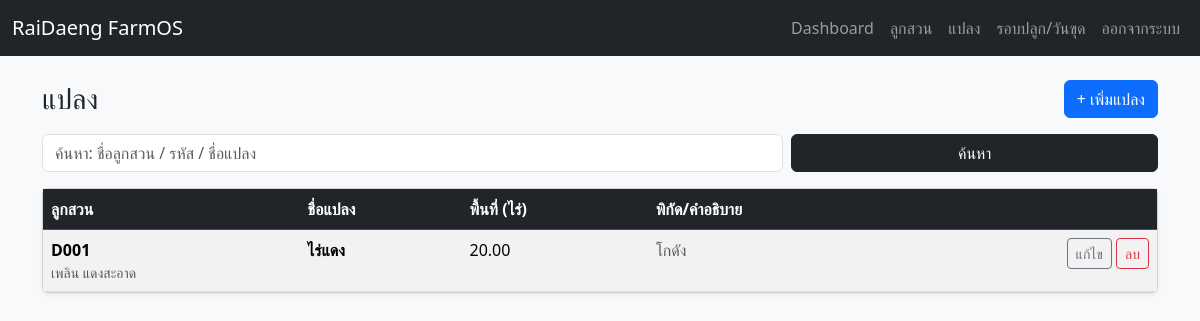
Screenshot of /plots (signed in) with the database file from the repository.
### app.py (models this page shows)
class Plot(SQLModel, table=True):
    id: Optional[int] = Field(default=None, primary_key=True)
    farmer_id: int = Field(foreign_key="farmer.id", index=True)
    plot_name: str = Field(index=True)
    area_rai: float = Field(default=0.0)
    location_hint: Optional[str] = Field(default="")  # free text / lat,lng later

class Farmer(SQLModel, table=True):
    id: Optional[int] = Field(default=None, primary_key=True)
    code: str = Field(index=True, unique=True)  # e.g., RD001
    name: str = Field(index=True)
    phone: str = Field(index=True)
    line_id: Optional[str] = Field(default="")
    province: Optional[str] = Field(default="")
    district: Optional[str] = Field(default="")
    address: Optional[str] = Field(default="")
    notes: Optional[str] = Field(default="")

### app.py (the view)
@app.get("/plots", response_class=HTMLResponse)
def plots_page(
    request: Request,
    q: str = "",
    user: User = Depends(require_user),
    session: Session = Depends(get_session),
):
    farmers = session.exec(select(Farmer)).all()
    farmer_map = {f.id: f for f in farmers}
    stmt = select(Plot)
    rows = session.exec(stmt.order_by(Plot.id.desc())).all()
    if q.strip():
        like = q.strip().lower()
        rows = [
            p for p in rows
            if like in (p.plot_name or "").lower()
            or like in (farmer_map.get(p.farmer_id).name or "").lower()
            or like in (farmer_map.get(p.farmer_id).code or "").lower()
        ]
    return templates.TemplateResponse(
        "plots.html",
        {"request": request, "app": APP_NAME, "rows": rows, "farmers": farmer_map, "q": q},
    )

### templates/plots.html
{% extends "base.html" %}
{% block content %}
<div class="d-flex justify-content-between align-items-center mb-3">
  <h3 class="mb-0">แปลง</h3>
  <a class="btn btn-primary" href="/plots/new">+ เพิ่มแปลง</a>
</div>
<form class="row g-2 mb-3" method="get">
  <div class="col-md-8">
    <input class="form-control" name="q" value="{{ q }}" placeholder="ค้นหา: ชื่อลูกสวน / รหัส / ชื่อแปลง">
  </div>
  <div class="col-md-4">
    <button class="btn btn-dark w-100">ค้นหา</button>
  </div>
</form>
<div class="card shadow-sm">
  <div class="table-responsive">
    <table class="table table-striped mb-0">
      <thead class="table-dark">
        <tr>
          <th>ลูกสวน</th><th>ชื่อแปลง</th><th>พื้นที่ (ไร่)</th><th>พิกัด/คำอธิบาย</th><th></th>
        </tr>
      </thead>
      <tbody>
      {% for r in rows %}
        <tr>
          <td>
            <div class="fw-bold">{{ farmers[r.farmer_id].code }}</div>
            <div class="text-muted small">{{ farmers[r.farmer_id].name }}</div>
          </td>
          <td class="fw-bold">{{ r.plot_name }}</td>
          <td>{{ "%.2f"|format(r.area_rai) }}</td>
          <td class="text-muted">{{ r.location_hint }}</td>
          <td class="text-end">
            <a class="btn btn-sm btn-outline-secondary" href="/plots/{{ r.id }}/edit">แก้ไข</a>
            <form class="d-inline" method="post" action="/plots/{{ r.id }}/delete" onsubmit="return confirm('ลบแปลงนี้?');">
              <button class="btn btn-sm btn-outline-danger">ลบ</button>
            </form>
          </td>
        </tr>
      {% endfor %}
      </tbody>
    </table>
  </div>
</div>
{% endblock %}

### rows the page displays
Plot: farmer.code "D001", plot_name "ไร่แดง", area_rai "20.00", location_hint "โกดัง"
Farmer: name "เพลิน แดงสะอาด"

### other values shown
{{ app }} "RaiDaeng FarmOS"
